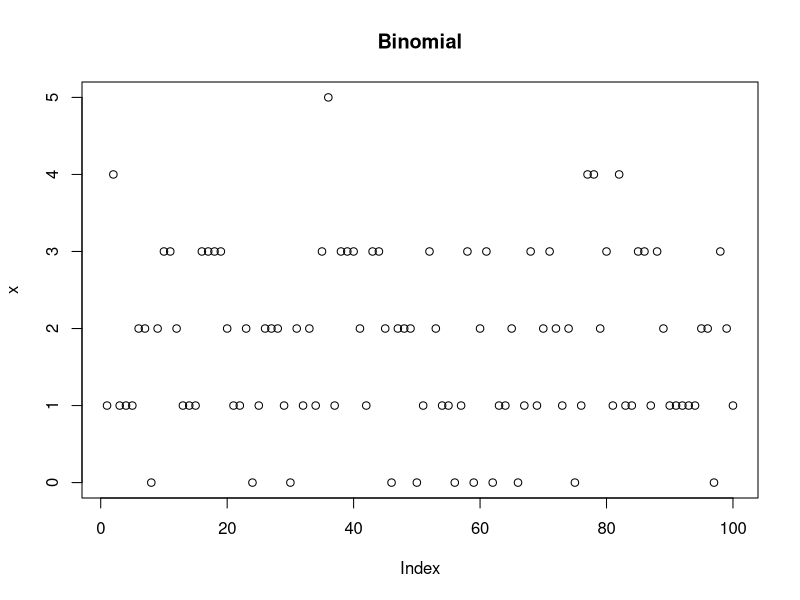
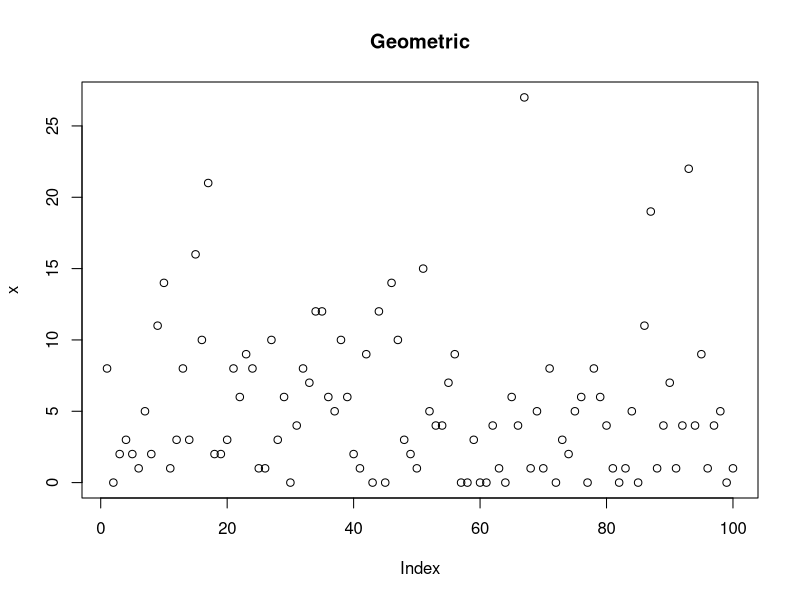
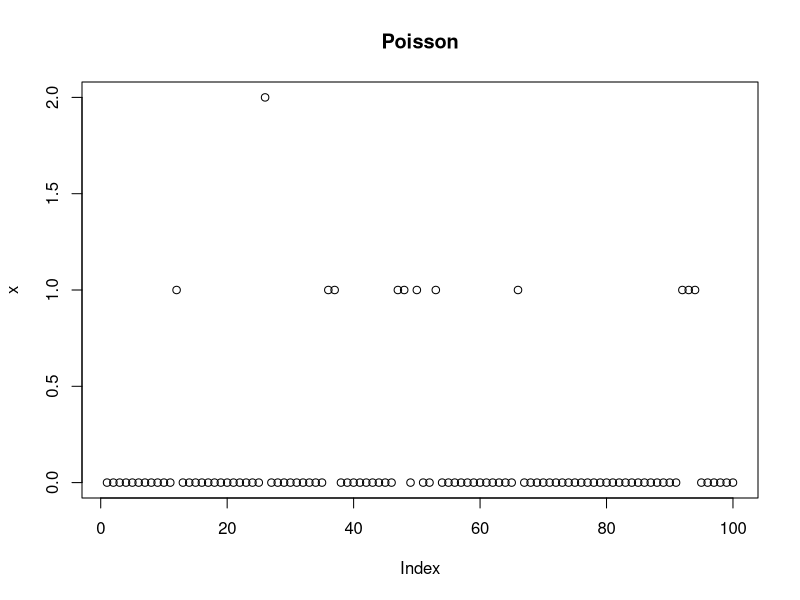
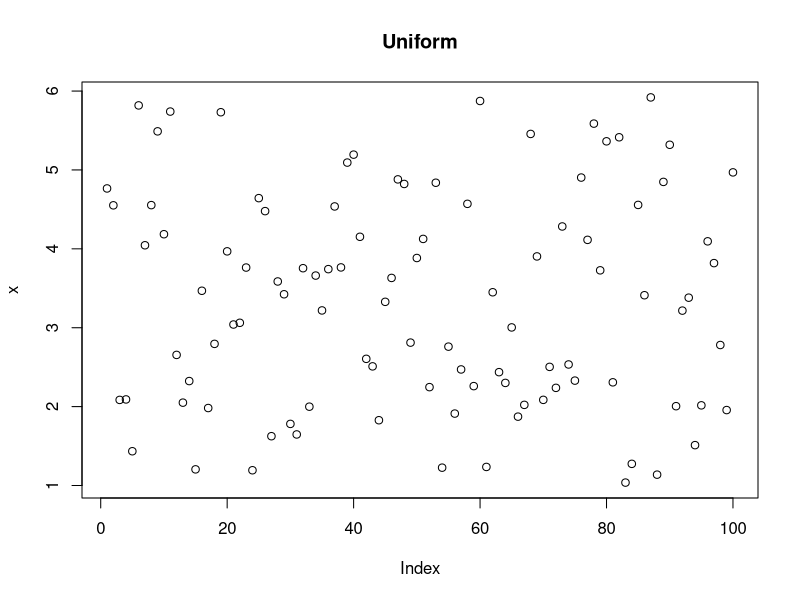
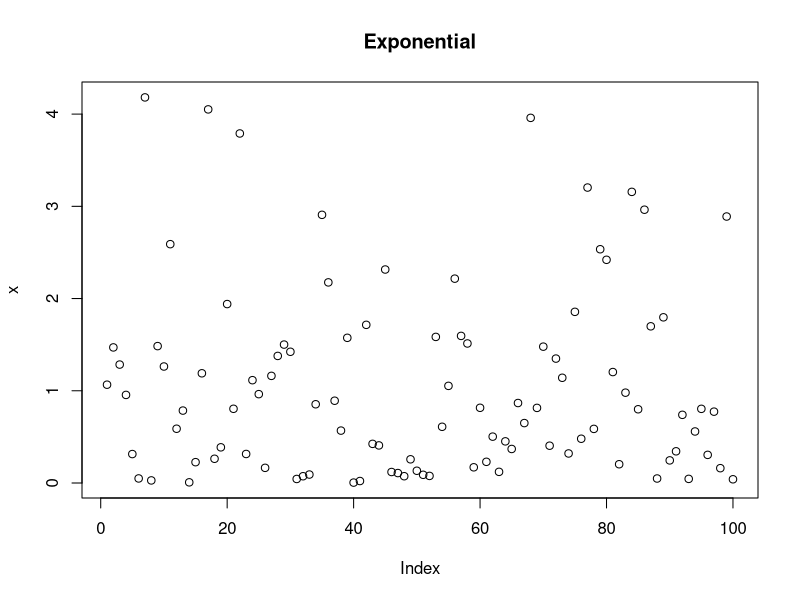
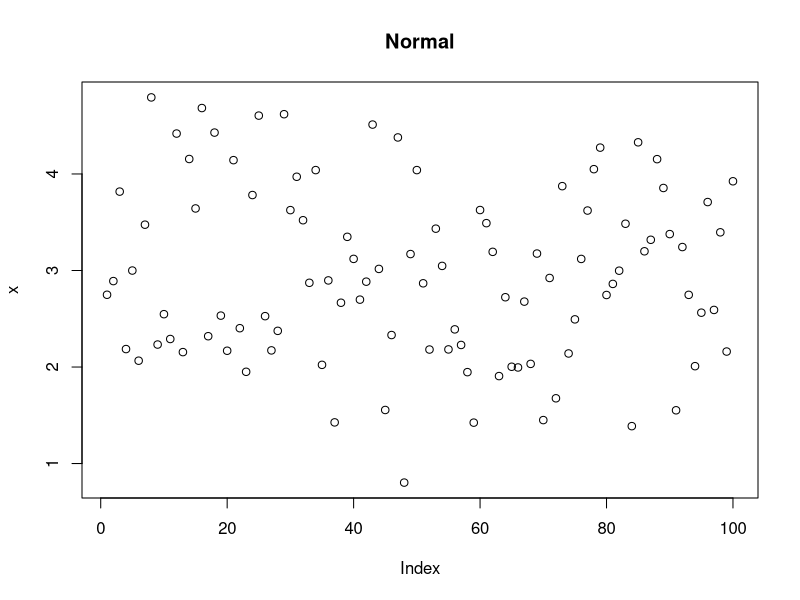

Write the R code that produced these figures, in order.

# Value at current time
# Value after first boost
# Cumulative values after boost
x <- rbinom(1:100, 10, (1/6))
plot(x, main= "Binomial")
x <- rgeom(1:100, (1/6))
plot(x, main= "Geometric")
x <- rpois(1:100, lambda = (1/6))
plot(x, main= "Poisson")
x <- runif(1:100, min = 1, max = 6)
plot(x, main= "Uniform")
x <- rexp(1:100, rate = 1)
plot(x, main= "Exponential")
x <- rnorm(1:100, mean = 3, sd = 1)
plot(x, main= "Normal")
